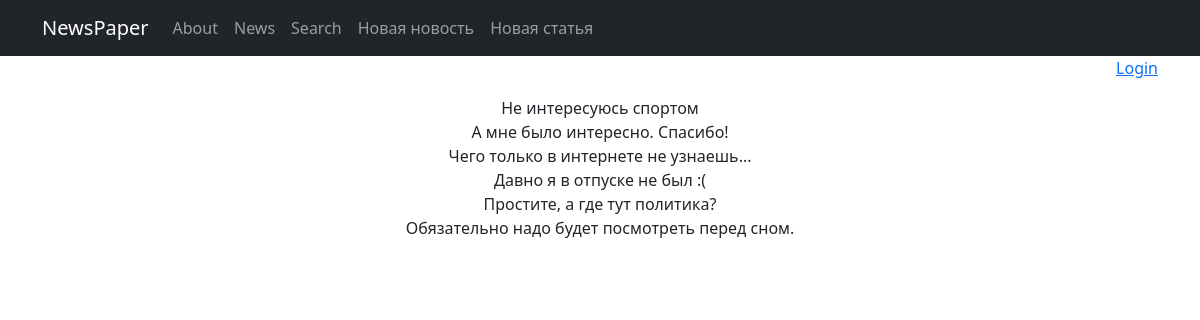
The app's page /news/index/ with its own data.
### news/models.py (models this page shows, shortened)
class Comment(models.Model):
    id_post = models.ForeignKey(Post, on_delete=models.CASCADE)
    id_user = models.ForeignKey(User, on_delete=models.CASCADE)
    comment_text = models.TextField(verbose_name='Текст комментария')
    datatime_comment = models.DateTimeField(auto_now_add=True)
    rating_comment = models.SmallIntegerField(default=0)
    class Meta:
        verbose_name = 'Комментарий'
        verbose_name_plural = 'Комментарии'

### news/views.py (the view)
# urls.py: path('index/', index),
def index(request):
    com = Comment.objects.all()
    return render(request, 'index.html', context={'com': com})

### news/templates/index.html (shortened to what this page needs)
{% extends 'flatpages/default.html' %}
{% block content %}
   {% for c in com %}
  {{ c.comment_text }} <br>
  {% endfor %}
{% endblock content %}

### records on screen
Comment: comment_text "Не интересуюсь спортом"
Comment: comment_text "А мне было интересно. Спасибо!"
Comment: comment_text "Чего только в интернете не узнаешь..."
Comment: comment_text "Давно я в отпуске не был :("
Comment: comment_text "Простите, а где тут политика?"
Comment: comment_text "Обязательно надо будет посмотреть перед сном."
